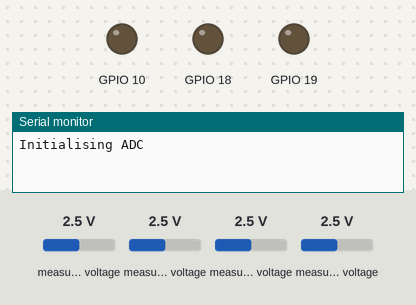
Simulated run of this program. Board: ESP32-C3. On the bench: output pins drawn as LEDs (lit = HIGH), the last lines printed to the serial monitor. Inputs (shaded band) come from the test bench; at power-on: measured voltage 2.5 V.

Above: at 1.4 s.
1.5 s: measured voltage (sensor 203) set to 0.1 V
At 2.3 s:
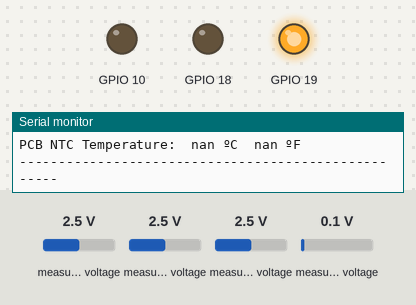
4.0 s: measured voltage (sensor 203) set to 1.2 V
Timing chart, 0 to 11.7 s (numbered marks = the images above; inputs shaded):
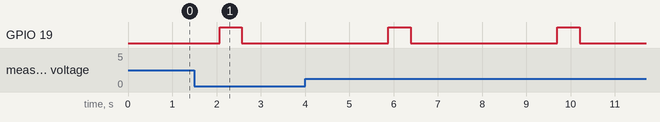

The program:

main.cpp
```cpp
/*
  Dave Williams, DitroniX 2019-2024 (ditronix.net)
  Full header information in README

  This test code is OPEN SOURCE and formatted for easier viewing.  Although is is not intended for real world use, it may be freely used, or modified as needed.
  It is distributed on an "AS IS" BASIS, WITHOUT WARRANTIES OR CONDITIONS OF ANY KIND, either express or implied.

  Further information, details and examples can be found on our website and also GitHub wiki pages:
  * github.com/DitroniX
  * github.com/DitroniX/IBEM-IoT-Battery-Energy-Monitor
  * github.com/DitroniX/IBEM-IoT-Battery-Energy-Monitor/wiki
  * hackster.io/DitroniX/ibem-esp32c3-iot-battery-energy-monitor-solar-inverters-0342b12b1
*/

// Libraries
#include <Arduino.h>
#include <RGBLed.h>     //https://github.com/wilmouths/RGBLed
#include <ADS1115_WE.h> // https://github.com/wollewald/ADS1115_WE?utm_source=platformio&utm_medium=piohome

// ****************  VARIABLES / DEFINES / STATIC / STRUCTURES / CONSTANTS ****************

// ******************************** DATA ********************************

// Define I2C (Expansion Port)
#define I2C_SDA 4
#define I2C_SCL 5
#define I2C_CLOCK 4000000UL

// ******************************** INPUTS ********************************
#define User_Button 9 // User Button also Manual PGM

// ******************************** OUTPUTS ********************************
#define LED_Red 10   // User RGB
#define LED_Green 18 // User RGB
#define LED_Blue 19  // User RGB

// ******************************** ADC ********************************
// Default IBEM ADS1115 Address
#define IBEM_ADS1115 0x48

// Variables User
const int AverageSamples = 20; // Average Multi-Samples on each Channel Read.  (Default 20)
const int AverageDelay = 10;   // Average Inter Multi-Sample ms Delay.  (Default 10)

// Voltage User
const float DCVoltageThreshold = 6.00; // Minimum Voltage > USB - removing noise. (Default 6.00)
const float DCVoltageOffset = 0.00;    // Battery Voltage Zero Calibration Offset.  (Default 0.00)

// Voltage Other
float VoltageFactor = 30.9396; // DC Input Multiplier (Default 30.9396)
float VoltageFudge = 0.53;     // DC Input Fudge Factor for Diode (Default 0.53)

// Current User
const float DCCurrentThreshold = 0.20; // Minimum Current - removing noise.  (Default 0.20)
const float DCCurrentOffset = 0;       // Battery Current Zero Calibration Offset [Remember the InvertReading option below]

// Externs - No Change
float DCCurrent1;            // Current Sensor 1
float DCCurrent2;            // Current Sensor 2
float DCVoltage;             // Battery or DC Input Voltage Sensor
float DCCurrentAccumulative; // Accumulative Current (1+2)
float DCPower;               // Accumulative Power ((1+2) * DCVoltage)
float BoardTemperatureC;     // PCB Temperature NTC C
float BoardTemperatureF;     // BoardTemperature NTC F
float BoardTemperatureK;     // BoardTemperature NTC K

// **************** INSTANCES ****************

RGBLed led(LED_Red, LED_Green, LED_Blue, RGBLed::COMMON_CATHODE);

ADS1115_WE adc = ADS1115_WE(IBEM_ADS1115); // 16bit ADC

// ADC Channels
// * Channel 0 - DC Voltage Input
// * Channel 1 - Current Sensor 1
// * Channel 2 - Current Sensor 1
// * Channel 3 - NTC Temperature

// **************** FUNCTIONS AND ROUTINES ****************

// Initialise IBEM ADS1115 ADC (Default Address 0x48)
void Initialise_ADS1115_ADC()
{

  Serial.println("Initialising ADC\n");

  // Functions https://github.com/wollewald/ADS1115_WE/blob/master/List%20of%20public%20functions.pdf

  /* Set the voltage range of the ADC to adjust the gain
   * ADS1115_RANGE_6144  ->  +/- 6144 mV 2/3x gain +/- 6.144V  1 bit = 0.1875mV
   * ADS1115_RANGE_4096  ->  +/- 4096 mV (default) 1x gain   +/- 4.096V  1 bit = 0.125mV
   * ADS1115_RANGE_2048  ->  +/- 2048 mV +/- 2.048V  1 bit = 0.0625mV
   * ADS1115_RANGE_1024  ->  +/- 1024 mV +/- 1.024V  1 bit = 0.03125mV
   * ADS1115_RANGE_0512  ->  +/- 512 mV +/- 0.512V  1 bit = 0.015625mV
   * ADS1115_RANGE_0256  ->  +/- 256 mV +/- 0.256V  1 bit = 0.0078125mV
   */

  adc.setVoltageRange_mV(ADS1115_RANGE_4096); // (Default ADS1115_RANGE_4096)
  adc.setCompareChannels(ADS1115_COMP_0_GND);
  adc.setMeasureMode(ADS1115_CONTINUOUS);
  adc.setConvRate(ADS1115_128_SPS);

} // Initialise_ADS1115_ADC

// Read and Calculate Average Value with Reduce Jitter
float readChannel(ADS1115_MUX channel)
{
  float VoltageRaw = 0.0;

  adc.setCompareChannels(channel);

  for (int i = 0; i < AverageSamples; i++)
  {
    VoltageRaw = VoltageRaw + adc.getResult_V();
    delay(AverageDelay);
  }
  VoltageRaw = VoltageRaw / AverageSamples;
  return VoltageRaw;
} // readChannel

// **************** SETUP ****************
void setup()
{
  // Stabalise
  delay(250);

  // Initialise UART
  Serial.begin(115200, SERIAL_8N1); // 115200
  while (!Serial)
    ;
  Serial.println("");

  // Initialise I2C
  Wire.begin(I2C_SDA, I2C_SCL);
  Wire.setClock(I2C_CLOCK); // 400kHz | Standard-mode (Sm) and Fast-mode (Fm) which can go up to 100kHz and 400kHz respectively

  Initialise_ADS1115_ADC();
}

// **************** LOOP ****************
void loop(void)
{
  float ADCV0, ADCV1, ADCV2, ADCV3, VoltageRaw;

  // Read all ADC Channels
  ADCV0 = readChannel(ADS1115_COMP_0_GND);
  ADCV1 = readChannel(ADS1115_COMP_1_GND);
  ADCV2 = readChannel(ADS1115_COMP_2_GND);
  ADCV3 = readChannel(ADS1115_COMP_3_GND);

  // Display Raw Values
  Serial.print("ADC Raw Read \t\t0: ");
  Serial.print(ADCV0);

  Serial.print("   (1: ");
  Serial.print(ADCV1);

  Serial.print("   2: ");
  Serial.print(ADCV2);

  Serial.print(")  T: ");
  Serial.print(ADCV1 + ADCV2);

  Serial.print("   3: ");
  Serial.println(ADCV3);

  Serial.println();

  // DC Input Voltage
  DCVoltage = ((ADCV0 * VoltageFactor) + VoltageFudge) + DCVoltageOffset;

  // DC Current
  VoltageRaw = ADCV1 + ADCV2;
  VoltageRaw = VoltageRaw - 3.3;

  DCCurrentAccumulative = VoltageRaw / 0.0132;
  DCCurrentAccumulative = DCCurrentAccumulative + DCCurrentOffset;

  // Remove Noise
  if (DCCurrentAccumulative > 0 && DCCurrentAccumulative < DCCurrentThreshold)
    DCCurrentAccumulative = 0;

  if (DCCurrentAccumulative < 0 && DCCurrentAccumulative > DCCurrentThreshold)
    DCCurrentAccumulative = 0;

  DCPower = DCVoltage * DCCurrentAccumulative;

  // Output Values
  Serial.print("ADC Calculated: \t");
  Serial.print(DCCurrentAccumulative);
  Serial.print(" A\t\t");
  Serial.print(DCVoltage);
  Serial.print(" V\t\t");
  Serial.print(DCPower);
  Serial.println(" W\n");

  // Calculate NTC Resistance
  float Vo = readChannel(ADS1115_COMP_3_GND);
  float FIX_R = 8000; // Nominal 10K
  float NTC_B = 0;    // β K (Default 3450)
  int NTC_R = (FIX_R) / (Vo - 1);

  // Calculate Temperature from NTC
  float logNTC;
  float c1 = 1.009249522e-03, c2 = 2.378405444e-04, c3 = 2.019202697e-07;

  logNTC = log(NTC_R + NTC_B);
  BoardTemperatureK = (1.0 / (c1 + c2 * logNTC + c3 * logNTC * logNTC * logNTC));
  BoardTemperatureC = BoardTemperatureK - 273.15;       // Celsius
  BoardTemperatureF = (BoardTemperatureC * 1.8) + 32.0; // Fahrenheit

  // Output Values
  Serial.print("PCB NTC Temperature:\t");
  Serial.print(BoardTemperatureC);
  Serial.print(" ºC\t");
  Serial.print(BoardTemperatureF);
  Serial.println(" ºF\n");

  Serial.println("----------------------------------------------------\n");

  // Heatbeat
  led.flash(RGBLed::BLUE, 500);
  delay(1000);
}
```

Measured:
- by itself, GPIO 19: alternates HIGH for 0.50 s and LOW for 3.3 s
